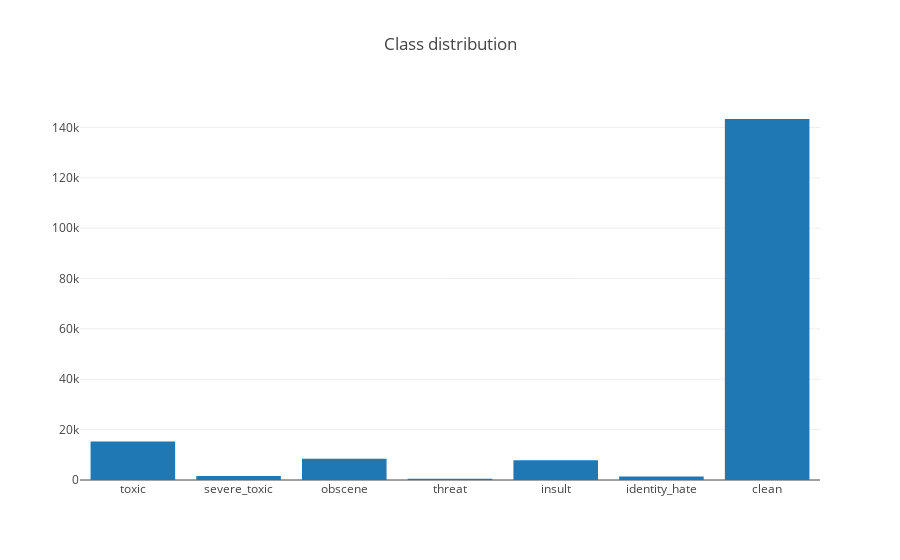

The cell this chart's notebook holds for it:
### Code cell
bars = go.Bar(
        x=dfDist['kind'],
        y=dfDist['count'],
    )

layout = go.Layout(
    title="Class distribution"
)

fig = go.Figure(data=[bars], layout=layout)
iplot(fig, filename='bar')

### Figure 1 — Plotly figure (JSON) as saved in the notebook; plotly's stock layout.template omitted (floating-point values rounded to 4 significant figures)
{"data": [{"type": "bar", "uid": "1907c3b6-c55b-4df9-9e06-c54bf260bcea", "x": ["toxic", "severe_toxic", "obscene", "threat", "insult", "identity_hate", "clean"], "y": [15294, 1595, 8449, 478, 7877, 1405, 143346]}], "layout": {"title": {"text": "Class distribution"}}}
